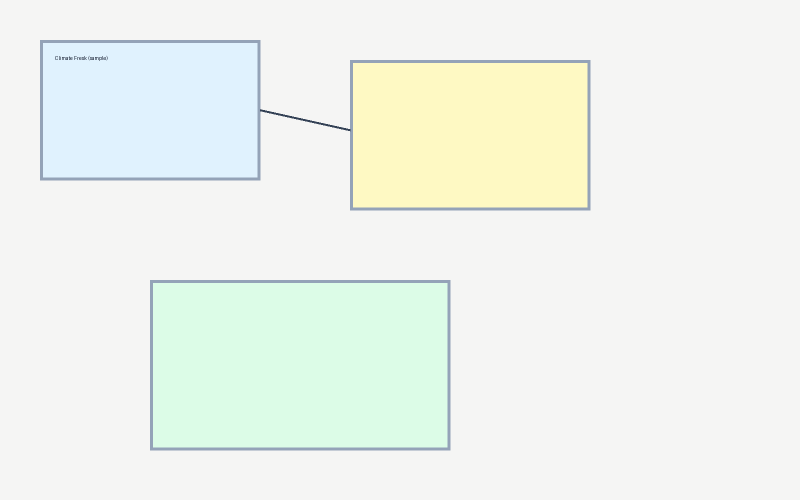
#> input picture priv/uploads/sample.png, 1600 x 1000 px (shown at 1/2 size)
$ python -i detect.py   (imports and definitions only)
#> lines starting #> are read from the running program, lines starting #| are printed output that depends on the picture; after the words box and inside, x2 and y2 are one past the last pixel; in counts of white or black regions, pixels touching at a corner belong together
"""Geometry detection for clean Mural fresk exports.

Pipeline (all work happens on a downscaled copy; every coordinate returned is
normalized to 0..1 against the *original* image size, so it is resolution
independent):

  1. estimate the page background color
  2. cards    = solid, card-sized, filled blobs that differ from the background
  3. sections = large rectangular outlines whose interior is mostly background
                and which contain at least one card

Arrows are not detected: they are drawn by hand in the review workspace.
"""

from __future__ import annotations

import base64
from dataclasses import dataclass
from typing import Any

import cv2
import numpy as np

# ---------------------------------------------------------------------------
# Loading / scaling
# ---------------------------------------------------------------------------


@dataclass
class Scene:
    bgr: np.ndarray  # downscaled working image (H, W, 3), BGR
    orig_w: int
    orig_h: int

    @property
    def h(self) -> int:
        return self.bgr.shape[0]

    @property
    def w(self) -> int:
        return self.bgr.shape[1]


def load_scene(path: str, max_dim: int) -> Scene:
    # cv2.imread struggles with very large PNGs on some builds; fall back to PIL.
    bgr = cv2.imread(path, cv2.IMREAD_COLOR)
    if bgr is None:
        from PIL import Image

        Image.MAX_IMAGE_PIXELS = None
        with Image.open(path) as im:
            rgb = np.array(im.convert("RGB"))
        bgr = cv2.cvtColor(rgb, cv2.COLOR_RGB2BGR)

    orig_h, orig_w = bgr.shape[:2]
    longest = max(orig_w, orig_h)
    if longest > max_dim:
        scale = max_dim / longest
        bgr = cv2.resize(
            bgr,
            (round(orig_w * scale), round(orig_h * scale)),
            interpolation=cv2.INTER_AREA,
        )
    return Scene(bgr=bgr, orig_w=orig_w, orig_h=orig_h)


# ---------------------------------------------------------------------------
# Helpers
# ---------------------------------------------------------------------------


def background_color(bgr: np.ndarray) -> np.ndarray:
    """Median color of the image border — the page background on a Mural export."""
    h, w = bgr.shape[:2]
    b = max(2, min(h, w) // 100)
    border = np.concatenate(
        [
            bgr[:b, :, :].reshape(-1, 3),
            bgr[-b:, :, :].reshape(-1, 3),
            bgr[:, :b, :].reshape(-1, 3),
            bgr[:, -b:, :].reshape(-1, 3),
        ]
    )
    return np.median(border, axis=0)


def bgr_to_hex(bgr: np.ndarray) -> str:
    b, g, r = (int(round(c)) for c in bgr[:3])
    return f"#{r:02x}{g:02x}{b:02x}"


# [26 lines left out: function color_name, not called in this run]


def _rect(contour) -> tuple[int, int, int, int]:
    x, y, w, h = cv2.boundingRect(contour)
    return x, y, x + w, y + h


def _extent(contour, x1: int, y1: int, x2: int, y2: int) -> float:
    box_area = max(1, (x2 - x1) * (y2 - y1))
    return cv2.contourArea(contour) / box_area


# [25 lines left out: functions _contains, _iou, not called in this run]


# ---------------------------------------------------------------------------
# Cards
# ---------------------------------------------------------------------------


@dataclass
class Card:
    box: tuple[int, int, int, int]  # px in working image
    fill_bgr: np.ndarray
    confidence: float


def foreground_mask(bgr: np.ndarray, bg: np.ndarray) -> np.ndarray:
    """Pixels that differ from the page background (i.e. any drawn ink/fill)."""
    diff = np.linalg.norm(bgr.astype(np.int16) - bg.astype(np.int16), axis=2)
    return (diff > 26).astype(np.uint8) * 255


def detect_cards(scene: Scene, bg: np.ndarray) -> list[Card]:
    fg = foreground_mask(scene.bgr, bg)
    # Cards are *filled*; the page frame, section borders, arrows and text are
    # all *thin*. Opening erases anything thinner than the kernel, leaving only
    # solid card bodies — and, crucially, dissolving the outer page frame that
    # would otherwise swallow the whole image into a single contour.
    k = max(3, scene.w // 300)
    kernel = cv2.getStructuringElement(cv2.MORPH_ELLIPSE, (k, k))
    solid = cv2.morphologyEx(fg, cv2.MORPH_OPEN, kernel, iterations=1)
    # Fill the small dark-text holes back in so each card is one clean blob.
    solid = cv2.morphologyEx(solid, cv2.MORPH_CLOSE, kernel, iterations=2)

    # RETR_LIST (not RETR_EXTERNAL): a card enclosed by a section/page frame must
    # still be returned. Oversized frame/section contours are dropped by the card
    # size cap below.
    contours, _ = cv2.findContours(solid, cv2.RETR_LIST, cv2.CHAIN_APPROX_SIMPLE)
    img_area = scene.w * scene.h

    # First pass: keep solid, card-shaped blobs (some may be merged stacks of
    # same-color touching cards).
    blobs: list[tuple[int, int, int, int]] = []
    for c in contours:
        x1, y1, x2, y2 = _rect(c)
        w, h = x2 - x1, y2 - y1
        area = w * h
        if area < img_area * 0.00035 or area > img_area * 0.06:
            continue
        if not (0.15 < w / max(1, h) < 8):
            continue
        if _extent(c, x1, y1, x2, y2) < 0.72:
            continue
        blobs.append((x1, y1, x2, y2))

    # Split merged stacks: a blob much larger than the typical card is a grid of
    # touching same-color cards separated by their (thin, darker) borders.
    median_area = float(np.median([_box_area(b) for b in blobs])) if blobs else 0.0
    boxes: list[tuple] = []
    for b in blobs:
        if median_area and _box_area(b) > median_area * 1.7:
            boxes.extend(_split_into_cards(scene.bgr, b, median_area))
        else:
            boxes.append(b)

    cards: list[Card] = []
    for box in boxes:
        fill = _dominant_fill(scene.bgr, box)
        if np.linalg.norm(fill.astype(np.int16) - bg.astype(np.int16)) < 22:
            continue
        cards.append(Card(box=box, fill_bgr=fill, confidence=0.9))
    return _dedupe_cards(cards)


# [65 lines left out: functions _split_into_cards, _split_positions, _dominant_fill, not called in this run]


def _dedupe_cards(cards: list[Card]) -> list[Card]:
    out: list[Card] = []
    for c in sorted(cards, key=lambda c: -_box_area(c.box)):
        if all(_iou(c.box, o.box) < 0.5 for o in out):
            out.append(c)
    return out


def _box_area(box: tuple) -> int:
    x1, y1, x2, y2 = box
    return (x2 - x1) * (y2 - y1)


# ---------------------------------------------------------------------------
# Sections
# ---------------------------------------------------------------------------


@dataclass
class Section:
    box: tuple[int, int, int, int]
    confidence: float


def detect_sections(scene: Scene, bg: np.ndarray, cards: list[Card]) -> list[Section]:
    gray = cv2.cvtColor(scene.bgr, cv2.COLOR_BGR2GRAY)
    edges = cv2.Canny(gray, 30, 100)
    # Close gaps so rounded-rectangle borders form a single closed contour.
    k = cv2.getStructuringElement(cv2.MORPH_RECT, (3, 3))
    edges = cv2.morphologyEx(edges, cv2.MORPH_CLOSE, k, iterations=2)
    edges = cv2.dilate(edges, k, iterations=1)

    # RETR_TREE keeps nested rectangles (a section inside a section).
    contours, _ = cv2.findContours(edges, cv2.RETR_TREE, cv2.CHAIN_APPROX_SIMPLE)
    img_area = scene.w * scene.h
    card_boxes = [c.box for c in cards]

    candidates: list[tuple[int, int, int, int]] = []
    for c in contours:
        x1, y1, x2, y2 = _rect(c)
        w, h = x2 - x1, y2 - y1
        area = w * h
        if area < img_area * 0.007 or area > img_area * 0.9:
            continue
        peri = cv2.arcLength(c, True)
        approx = cv2.approxPolyDP(c, 0.02 * peri, True)
        if not (4 <= len(approx) <= 12):
            continue
        # Section = a frame: its interior is mostly background, not a solid fill.
        if _fill_ratio(scene.bgr, bg, (x1, y1, x2, y2)) > 0.6:
            continue
        inside = sum(1 for b in card_boxes if _contains((x1, y1, x2, y2), b, 0.02))
        if inside < 1:
            continue
        candidates.append((x1, y1, x2, y2))

    return [Section(box=b, confidence=0.7) for b in _dedupe_boxes(candidates)]


def _fill_ratio(bgr: np.ndarray, bg: np.ndarray, box: tuple) -> float:
    x1, y1, x2, y2 = box
    # Sample the interior only (avoid the border ring).
    mx = int((x2 - x1) * 0.08)
    my = int((y2 - y1) * 0.08)
    region = bgr[y1 + my : y2 - my, x1 + mx : x2 - mx].reshape(-1, 3)
    if region.size == 0:
        return 1.0
    diff = np.linalg.norm(region.astype(np.int16) - bg.astype(np.int16), axis=1)
    return float(np.mean(diff > 26))


def _dedupe_boxes(boxes: list[tuple]) -> list[tuple]:
    out: list[tuple] = []
    for b in sorted(boxes, key=lambda b: -_box_area(b)):
        if all(_iou(b, o) < 0.85 for o in out):
            out.append(b)
    return out


# ---------------------------------------------------------------------------
# Assembly / output
# ---------------------------------------------------------------------------


def _norm_box(box: tuple, scene: Scene) -> list[float]:
    x1, y1, x2, y2 = box
    return [x1 / scene.w, y1 / scene.h, x2 / scene.w, y2 / scene.h]


# [7 lines left out: function _crop_b64, not called in this run]


def detect(
    path: str,
    max_dim: int = 2400,
    crops: bool = False,
    display: bool = False,
    debug_path: str | None = None,
) -> dict[str, Any]:
    scene = load_scene(path, max_dim)
#> in load_scene, bgr is the input picture: shape (1000, 1600, 3); mean B, G, R 237.8, 244.4, 239.3
    bg = background_color(scene.bgr)
#> bg = [244, 245, 245]

    cards = detect_cards(scene, bg)
#> in foreground_mask, `diff = np.linalg.norm(bgr.astype(np.int16) - bg.astype(np.int16), axis..`:
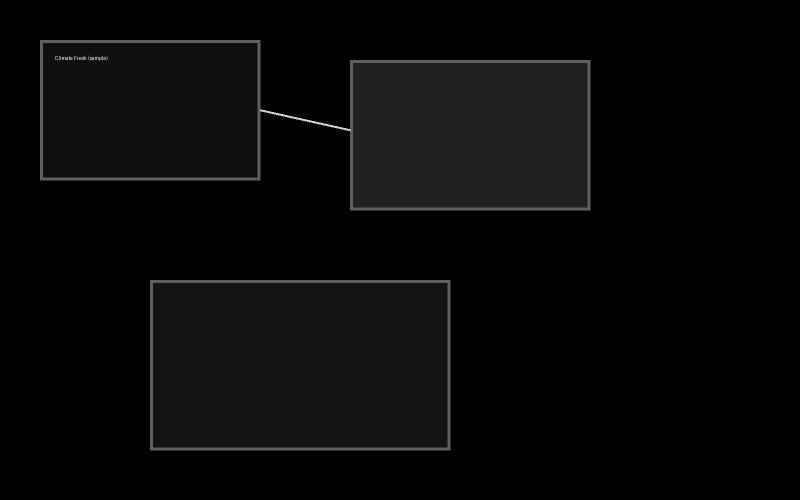
#> diff: shape (1000, 1600) float64 (shown at 1/2 size); min 0, max 376.4, mean 12.2; drawn with min black and max white
#> in foreground_mask, `return (diff > 26).astype(np.uint8) * 255`:
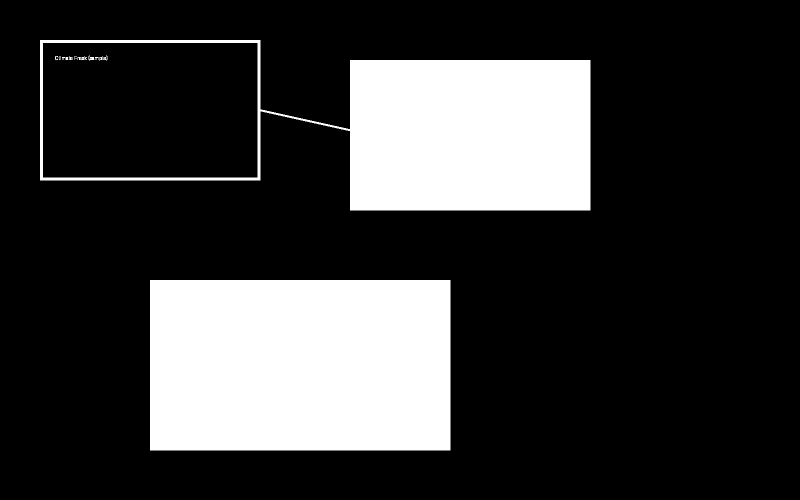
#> returned value: shape (1000, 1600) (shown at 1/2 size); 22.5% white; 16 white regions (4 under 20 px), largest, box (x1, y1, x2, y2) and area: (300, 560, 901, 901) 204941, (80, 80, 1181, 421) 154036, (177, 111, 189, 121) 66
#> in detect_cards, `solid = cv2.morphologyEx(fg, cv2.MORPH_OPEN, kernel, iterations=1)`: solid: shape (1000, 1600); 22.4% white; 22 white regions (19 under 20 px), largest, box (x1, y1, x2, y2) and area: (300, 560, 901, 901) 204933, (698, 120, 1181, 421) 144781, (80, 80, 523, 361) 8520
#> in detect_cards, `solid = cv2.morphologyEx(solid, cv2.MORPH_CLOSE, kernel, iterations=2)`: solid: shape (1000, 1600); 22.4% white; 2 white regions
#> in detect_cards, `contours, _ = cv2.findContours(solid, cv2.RETR_LIST, cv2.CHAIN_APPROX_..`: contours = 3 contours; box (x1, y1, x2, y2) and area: (80, 80, 1181, 421) 267531, (300, 560, 901, 901) 203994, (85, 85, 516, 356) 116070
#> the loop in detect_cards, `for c in contours:` made 3 passes
#> (x in _rect, y in _rect, w, h, x1, y1, x2, y2) on passes 1 to 3: (300, 560, 601, 341, 300, 560, 901, 901), (85, 85, 431, 271, 85, 85, 516, 356), (80, 80, 1101, 341, 80, 80, 1181, 421)
#> after the loop in detect_cards, `for c in contours:`: blobs = []
#> in detect_cards, `median_area = float(np.median([_box_area(b) for b in blobs])) if blobs..`: median_area = 0
#> after the loop in detect_cards, `for b in blobs:`: boxes = []
#> cards = []
    sections = detect_sections(scene, bg, cards)
#> in detect_sections, `gray = cv2.cvtColor(scene.bgr, cv2.COLOR_BGR2GRAY)`:
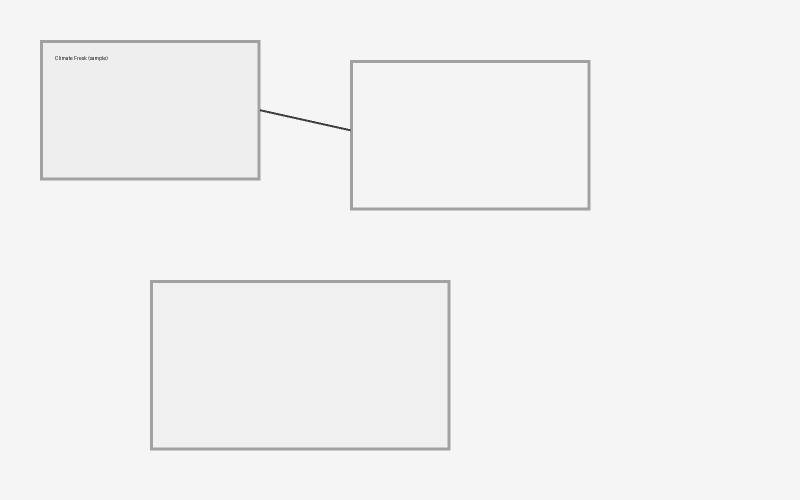
#> gray: shape (1000, 1600) (shown at 1/2 size); min 24, max 245, mean 242.2
#> in detect_sections, `edges = cv2.Canny(gray, 30, 100)`:
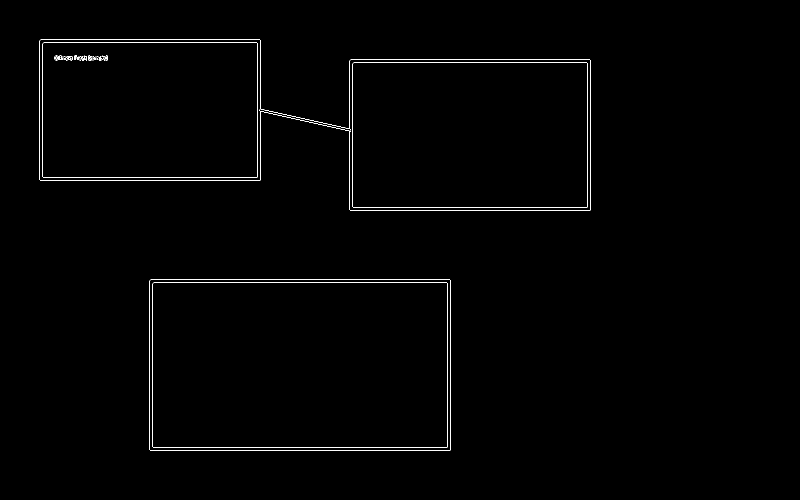
#> edges: shape (1000, 1600) (shown at 1/2 size); 0.65% white in thin lines or dots, all inside (x1, y1, x2, y2) = (79, 79, 1181, 901)
#> in detect_sections, `edges = cv2.dilate(edges, k, iterations=1)`:
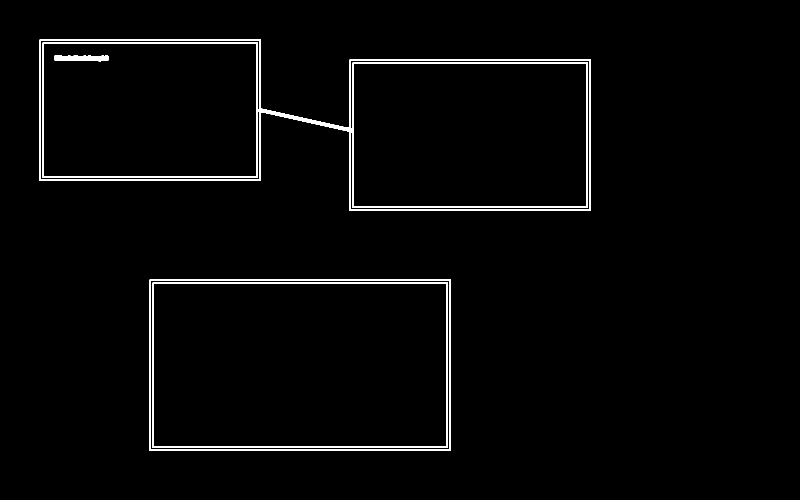
#> edges: shape (1000, 1600) (shown at 1/2 size); 2% white; 4 white regions
#> in detect_sections, `contours, _ = cv2.findContours(edges, cv2.RETR_TREE, cv2.CHAIN_APPROX_..`: contours = 10 contours; largest, box (x1, y1, x2, y2) and area: (78, 78, 1182, 422) 272877, (298, 558, 902, 902) 206826, (300, 560, 900, 900) 203058, (304, 564, 896, 896) 195618, (306, 566, 894, 894) 191946
#> in detect_sections, `card_boxes = [c.box for c in cards]`: card_boxes = []
#> the loop in detect_sections, `for c in contours:` made 10 passes
#> (x in _rect, y in _rect, w, h) on passes 1, 2, 3, 4, 6, 8: (298, 558, 604, 344), (300, 560, 600, 340), (304, 564, 592, 332), (306, 566, 588, 328), (706, 126, 468, 288), (86, 86, 428, 268)
#> (x in _rect, y in _rect, w, h) on passes 5, 7, 10: (78, 78, 1104, 344), (700, 120, 480, 300), (80, 80, 440, 280)
#> sections = []

    if debug_path:
        _write_debug(scene, cards, sections, debug_path)

    # [20 lines left out: functions card_json, section_json, not called in this run]

    result = {
        "image": {"width": scene.orig_w, "height": scene.orig_h},
        "cards": [card_json(c) for c in cards],
        "sections": [section_json(s) for s in sections],
    }

    if display:
        ok, buf = cv2.imencode(".png", scene.bgr)
        result["display"] = {
            "width": scene.w,
            "height": scene.h,
            "png_b64": base64.b64encode(buf.tobytes()).decode("ascii") if ok else "",
        }

    return result


# [9 lines left out: function _write_debug, not called in this run]

>>> result = detect('../../../priv/uploads/sample.png')
#> result = 3 items
